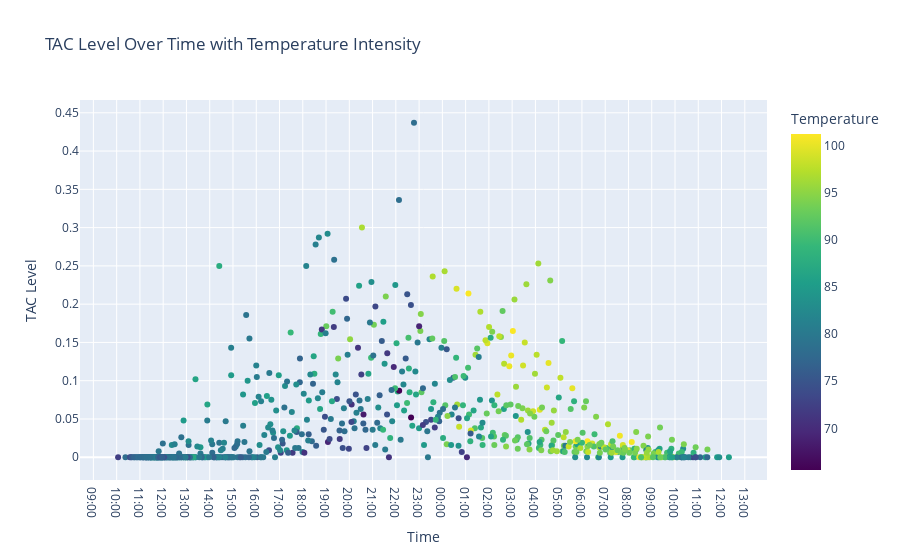

Notebook cell for this chart:
### Code cell
raw_df['Time'] = pd.to_datetime(raw_df['Time'])

# Create a new column with the full datetime as a string for hover display
raw_df['Full Date'] = raw_df['Time'].dt.strftime('%Y-%m-%d %H:%M:%S')

fig = px.scatter(
    raw_df,
    x='Time',  
    y='TAC Level',  
    color='Temperature',  
    color_continuous_scale='viridis',  
    hover_data={'Full Date': True, 'IR Voltage': True, 'TAC Level': True},  # Force full date in hover
    title='TAC Level Over Time with Temperature Intensity'
)

# Format x-axis to show only time (HH:MM)
fig.update_xaxes(
    tickformat='%H:%M',  # Show only time on x-axis
    dtick=3600 * 1000  # 1-hour interval in milliseconds
)

# Show the figure
fig.show()

### Figure 1 — Plotly figure (JSON) as saved in the notebook; plotly's stock layout.template omitted (floating-point values rounded to 4 significant figures; data arrays with more than 128 entries replaced by an {"elided": "..."} marker saying what was removed)
{"data": [{"customdata": {"elided": "714x2 mixed values"}, "hovertemplate": "Time=%{x}<br>TAC Level=%{y}<br>Full Date=%{customdata[0]}<br>IR Voltage=%{customdata[1]}<br>Temperature=%{marker.color}<extra></extra>", "legendgroup": "", "marker": {"color": {"elided": "714 float values"}, "coloraxis": "coloraxis", "symbol": "circle"}, "mode": "markers", "name": "", "orientation": "v", "showlegend": false, "type": "scatter", "x": {"elided": "714 str values"}, "xaxis": "x", "y": {"elided": "714 float values"}, "yaxis": "y"}], "layout": {"coloraxis": {"colorbar": {"title": {"text": "Temperature"}}, "colorscale": [[0, "#440154"], [0.1111, "#482878"], [0.2222, "#3e4989"], [0.3333, "#31688e"], [0.4444, "#26828e"], [0.5556, "#1f9e89"], [0.6667, "#35b779"], [0.7778, "#6ece58"], [0.8889, "#b5de2b"], [1, "#fde725"]]}, "legend": {"tracegroupgap": 0}, "title": {"text": "TAC Level Over Time with Temperature Intensity"}, "xaxis": {"anchor": "y", "domain": [0, 1], "dtick": 3600000, "tickformat": "%H:%M", "title": {"text": "Time"}}, "yaxis": {"anchor": "x", "domain": [0, 1], "title": {"text": "TAC Level"}}}}
